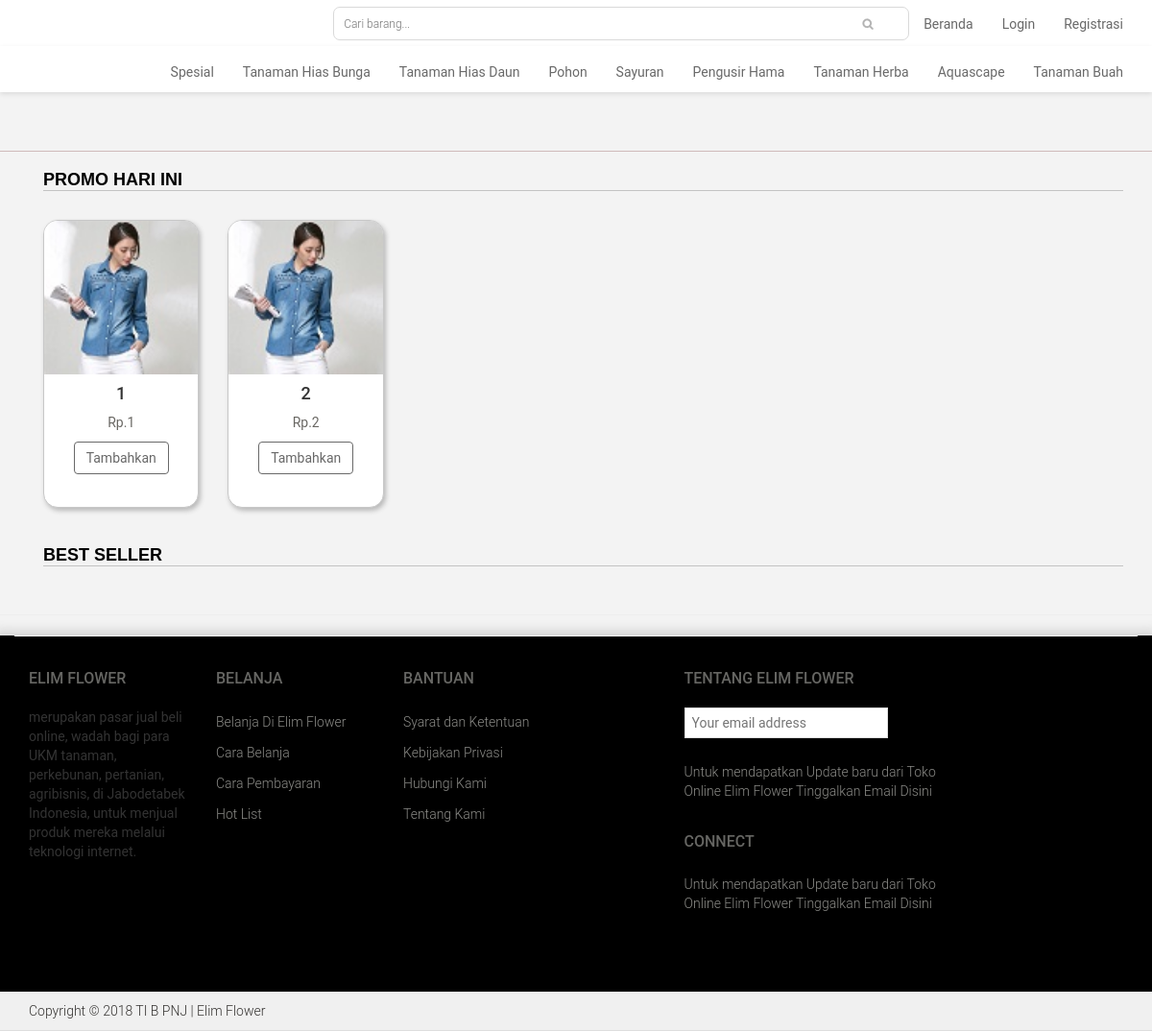
/produk.php, run on the app's committed database.
### tables this page shows
CREATE TABLE `tanaman` (
  `kd_tanaman` varchar(5) NOT NULL,
  `nama_tanaman` varchar(50) NOT NULL,
  `gambar` blob NOT NULL,
  `jenis_tanaman` varchar(50) NOT NULL,
  `stok` int(11) NOT NULL,
  `harga` int(11) NOT NULL
);

### produk.php (the view, shortened to what this page needs)
<?php include'menu_p.php';?>
	<section>
		<div class="container">
			<div class="row">
				<div class="col-sm-9 padding-right">
					<div class="features_items">
						<h2 class="title text-center">Promo Hari Ini</h2>
									<?php
            include "config.php" ;
         			$qu=mysqli_query($dbconnect,"select gambar,nama_tanaman,harga from tanaman where harga < 6000");
                     while($has=mysqli_fetch_row($qu))
                     {
                        echo "
						<div class='col-sm-4'>
							<div class='product-image-wrapper'>
								<div class='single-products'>
										<div class='productinfo text-center'>
											<img  src='images/$has[0]' />
											<h4>$has[1]</h4>
											<p>Rp.$has[2]</p>
											<a href='aksi_keranjang_belanja.php?act=add&amp;barang_id=$has[2];&amp;ref=transaksi.php' class='btn btn-primary'>Tambahkan</a>
										</div>
								</div>
							</div>
						</div>
						";
						}
                     ?>
					 </div>
					<h2 class="title text-center">Best Seller</h2>
					</div>
	</section>
<?php include'footer.php';?>

### on-user/css/styles.css (style rules this page uses)
a { -webkit-transition: 300ms; -moz-transition: 300ms; -o-transition: 300ms; transition: 300ms; }
h1, h2, h3, h4, h5, h6 { font-family: 'Roboto', sans-serif; }
.left-sidebar h2:after, h2.title:after { content: " "; position: absolute; bottom:8px; left: 0; width: 100%; height: 0; z-index: -2; }
h2.title:before { content: " "; position: absolute; background: #F3F3F3 ; bottom: -6px; width: 220px; height: 30px; z-index: -1; left: 50%; margin-left: -110px; }
.padding-right { padding-right: 0; }
.features_items { overflow:hidden; }
h2.title { color: black ; font-family: Helvetica, sans-serif; font-size: 18px; font-weight: 700; margin: 20px 15px; text-transform: uppercase; margin-bottom: 30px; position: relative; border-bottom: 1px solid #C3C3C3; text-align: left; }
.product-image-wrapper { border:1px solid #C8C8C8; overflow: hidden; margin-bottom:20px; box-shadow: 2px 3px 5px 0px #B9B9B9; background: #fff; border-radius: 15px; height:300px; }
.single-products { position: relative; }
.productinfo p { font-family: 'Roboto', sans-serif; font-size: 14px; font-weight: 400; color: #696763; }
.productinfo img { width: 100%; }
.productinfo { position:relative; }

### data on the page
tanaman: gambar (picture), nama_tanaman "1", harga "1"
tanaman: gambar (picture), nama_tanaman "2", harga "2"
